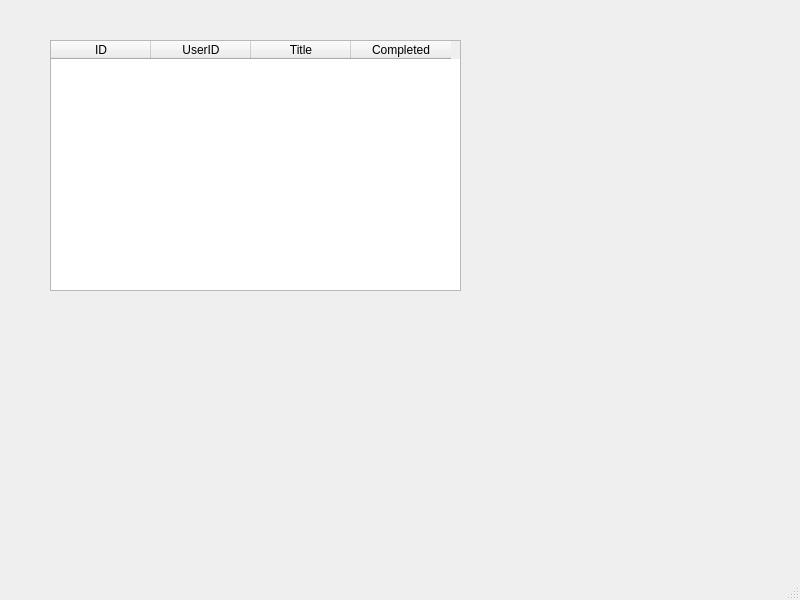
<?xml version="1.0" encoding="UTF-8"?>
<ui version="4.0">
 <class>MainWindow</class>
 <widget class="QMainWindow" name="MainWindow">
  <property name="geometry">
   <rect>
    <x>0</x>
    <y>0</y>
    <width>800</width>
    <height>600</height>
   </rect>
  </property>
  <property name="windowTitle">
   <string>MainWindow</string>
  </property>
  <widget class="QWidget" name="centralwidget">
   <widget class="QTableWidget" name="tableWidget">
    <property name="geometry">
     <rect>
      <x>50</x>
      <y>40</y>
      <width>411</width>
      <height>251</height>
     </rect>
    </property>
    <property name="sizePolicy">
     <sizepolicy hsizetype="Expanding" vsizetype="Expanding">
      <horstretch>0</horstretch>
      <verstretch>0</verstretch>
     </sizepolicy>
    </property>
    <column>
     <property name="text">
      <string>ID</string>
     </property>
    </column>
    <column>
     <property name="text">
      <string>UserID</string>
     </property>
    </column>
    <column>
     <property name="text">
      <string>Title</string>
     </property>
    </column>
    <column>
     <property name="text">
      <string>Completed</string>
     </property>
    </column>
   </widget>
  </widget>
  <widget class="QMenuBar" name="menubar">
   <property name="geometry">
    <rect>
     <x>0</x>
     <y>0</y>
     <width>800</width>
     <height>24</height>
    </rect>
   </property>
  </widget>
  <widget class="QStatusBar" name="statusbar"/>
 </widget>
 <resources/>
 <connections/>
</ui>
